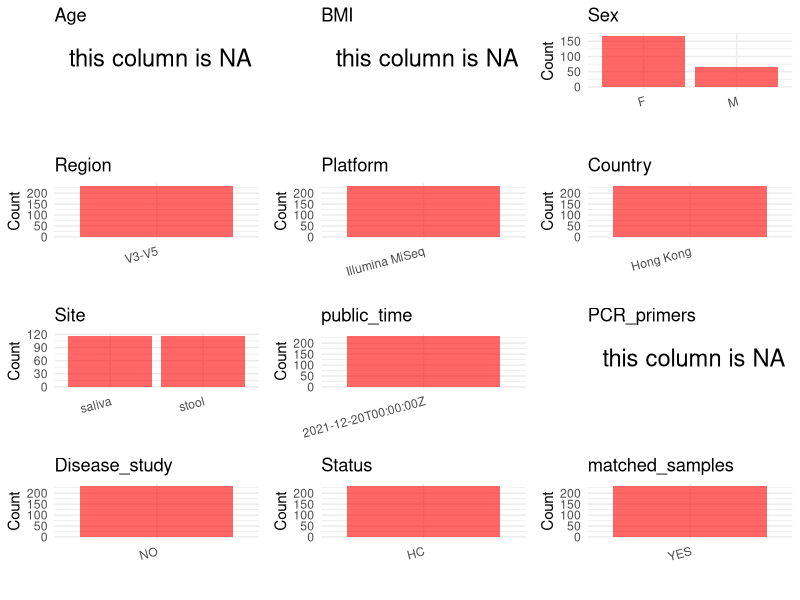

Here is the R script that generated this plot: (Note: this script raises an error after producing the figure.)
## ---- chunk 1
# Load necessary libraries
library(dplyr)
library(ggplot2)
library(cowplot)

# Set working directory (update this path to your local directory)
setwd("D:/oral_project/PRJNA411767")

# Read the initial metadata files
initial_meta<-read.csv("SraRunTable.csv",header = T)

# Combine the two metadata files
#meta <- rbind(initial_meta, initial_meta1)

#Remove entries non-oral samples
#initial_meta <- subset(initial_meta,isolate %in% c("saliva","tongue coat"))

# Check the number of samples containing "HT" in Sample.Name (e.g., healthy controls)
#nrow(subset(meta, grepl("HT", Sample.Name)))

# Display the first few rows of the metadata
head(initial_meta)
## ---- chunk 2
# Create a uniform metadata dataframe
metadata <- data.frame(
  BioProject = initial_meta$BioProject,
  Run = initial_meta$Run,
  sample_name = initial_meta$Sample.Name,
  Age = NA,
  BMI = NA,
  Sex = initial_meta$host_sex,
  Region = "V3-V5",
  Platform = initial_meta$Instrument,
  Country = initial_meta$geo_loc_name_country,
  Site = ifelse(initial_meta$Organism == "oral metagenome", "saliva",
         ifelse(initial_meta$Organism == "vaginal metagenome", "vaginal",
         ifelse(initial_meta$Organism == "gut metagenome", "stool",
                initial_meta$Organism))),
  public_time = initial_meta$ReleaseDate,
  stringsAsFactors = FALSE
)
## ---- chunk 3
metadata <- metadata %>%
  mutate(            
    Sex = case_when(
      Sex == "female" ~ "F",
      Sex == "male" ~ "M",
    )
  )
## ---- chunk 4
# Add information obtained from the publication
metadata$PCR_primers <- NA
metadata$title <- "Diversity of macaque microbiota compared to the human counterparts"
metadata$Disease_study <- "NO"
# Assign disease status based on sample_name patterns
metadata$Status<-"HC"

#get subjects id according to sample id
metadata$sample_name<-gsub("PM|_S2|_S1","",metadata$sample_name)
#get subjects id with Saliva available
keep_subjects<-subset(metadata,Site %in% "saliva")
#remove subjects without Saliva samples
metadata<-subset(metadata,sample_name %in% keep_subjects$sample_name)
#get subjects sampling counts
sample_counts <- table(metadata$sample_name)
# Create matched_samples column, any subjects have >=2 samples will be label "YES", otherwise "NO"
metadata$matched_samples <- ifelse(metadata$sample_name %in% names(sample_counts[sample_counts >= 2]), "YES", "NO")
## ---- chunk 5
# Check the number of unique runs and sample names
print(paste("Number of unique runs:", length(unique(metadata$Run))))
print(paste("Number of unique sample names:", length(unique(metadata$sample_name))))
## ---- chunk 6
# Select columns for visualization
plot_data <- metadata %>%
  select(-BioProject, -Run, -sample_name, -title)

# Function to create simple plots for each column
create_simple_plots <- function(data) {
  plots <- list()
  
  for (col in colnames(data)) {
    # Check if the column is all NA
    if (all(is.na(data[[col]]))) {
      # Create an empty plot with text indicating all NA
      p <- ggplot() +
        annotate("text", x = 0.5, y = 0.5, label = "this column is NA", size = 6) +
        labs(title = col) +
        theme_void()
    } else if (is.numeric(data[[col]])) {
      # Numeric variable: histogram
      p <- ggplot(data, aes(x = .data[[col]])) +
        geom_histogram(fill = "blue", alpha = 0.6, bins = 20, na.rm = TRUE) +
        labs(title = col) +
        theme_minimal()
    } else {
      # Categorical variable: bar plot (remove NA values)
      count_data <- as.data.frame(table(data[[col]], useNA = "ifany"))
      p <- ggplot(count_data, aes(x = reorder(Var1, -Freq), y = Freq)) +
        geom_col(fill = "red", alpha = 0.6) +
        labs(title = col, x = NULL, y = "Count") +
        theme_minimal() +
        theme(axis.text.x = element_text(angle = 15, hjust = 1))
    }
    plots[[col]] <- p
  }
  
  return(plots)
}

# Generate and arrange plots
plots <- create_simple_plots(plot_data)
p<-plot_grid(plots$Age, 
          plots$BMI, 
          plots$Sex, 
          plots$Region, 
          plots$Platform, 
          plots$Country, 
          plots$Site,
          plots$public_time, 
          plots$PCR_primers,
          plots$Disease_study,
          plots$Status,
          plots$matched_samples,# add 
          ncol = 3, align = "hv", axis = "lb")
ggsave("Metadata_Summary.png", plot = p, width = 8, height = 6, dpi = 150)
## ---- chunk 7
knitr::include_graphics("Metadata_Summary.png")
## ---- chunk 8
# Reorder columns to match the desired format
metadata <- metadata[, c(
  "BioProject", "Run", "sample_name", "Age", "BMI", "Sex", 
  "Region", "Platform", "Country", "Site", "public_time", 
  "PCR_primers", "title", "Disease_study", "Status","matched_samples"
)]

# Export the uniform metadata to a CSV file
write.csv(metadata, file = "metadata.csv", quote = TRUE)
head(metadata)
